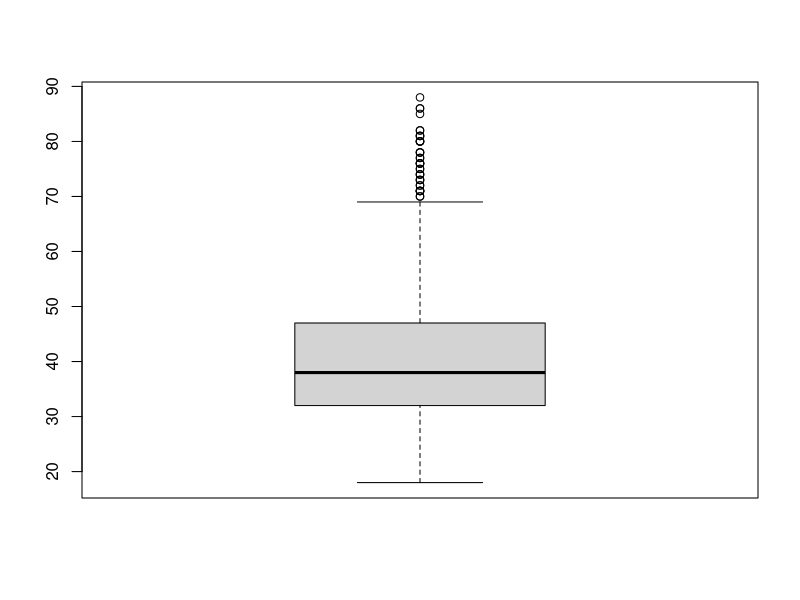
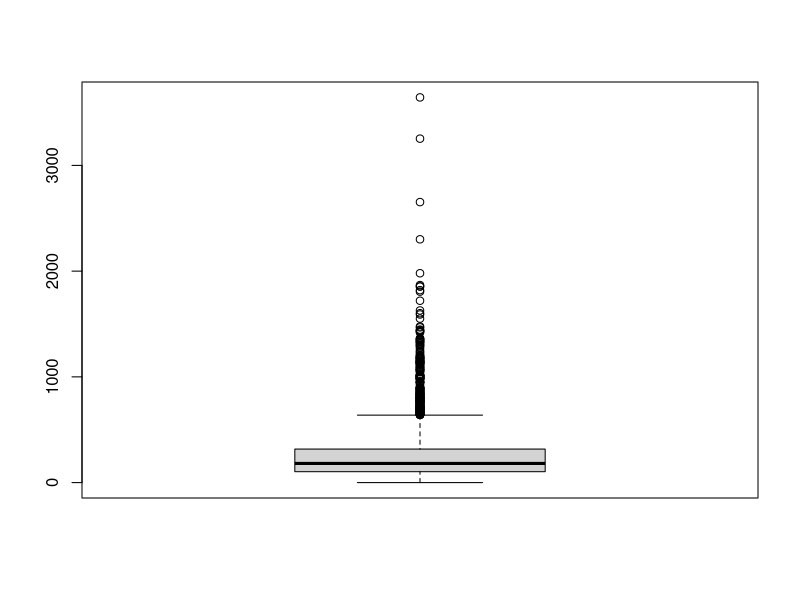
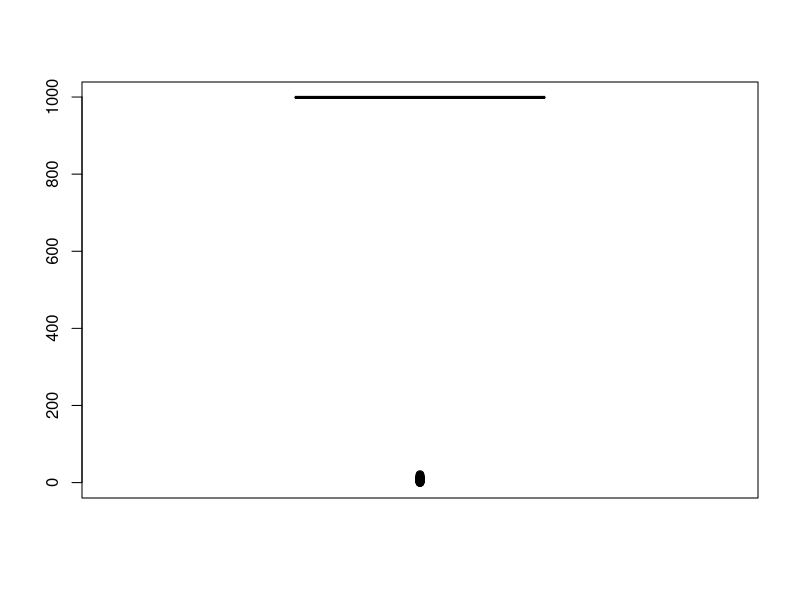
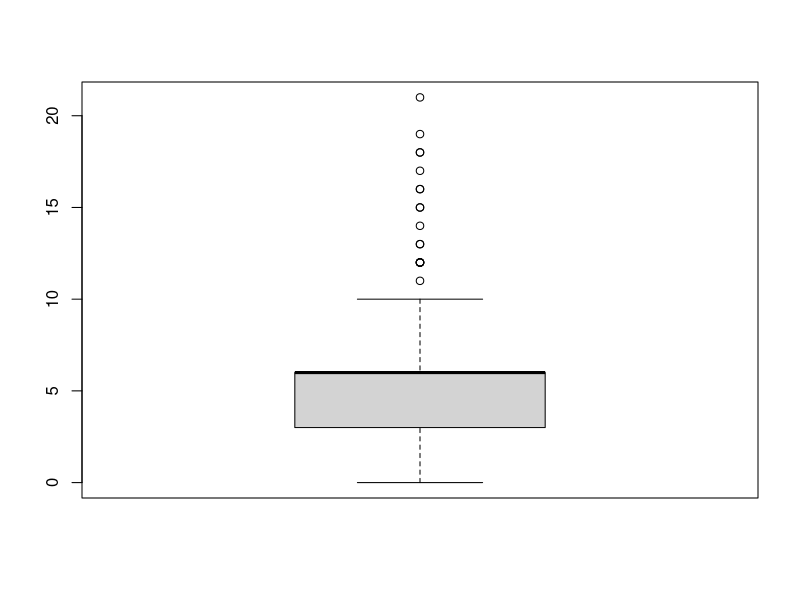
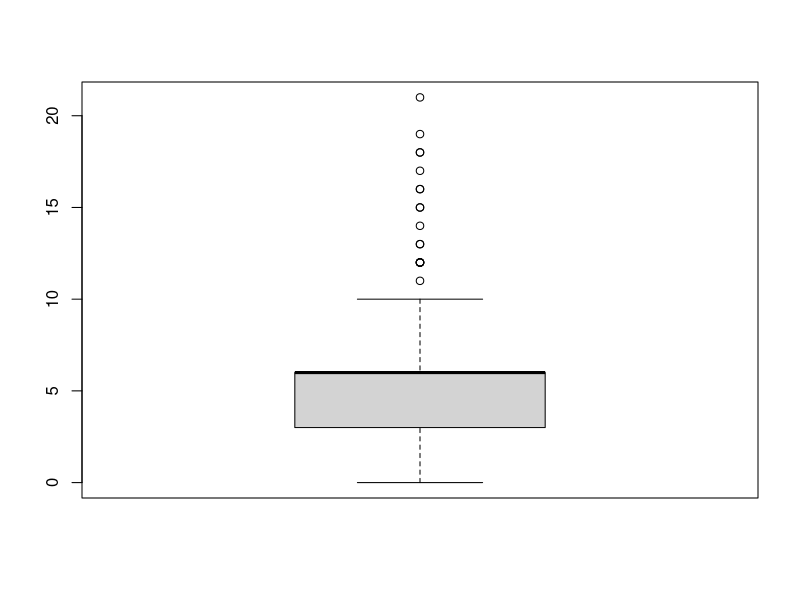
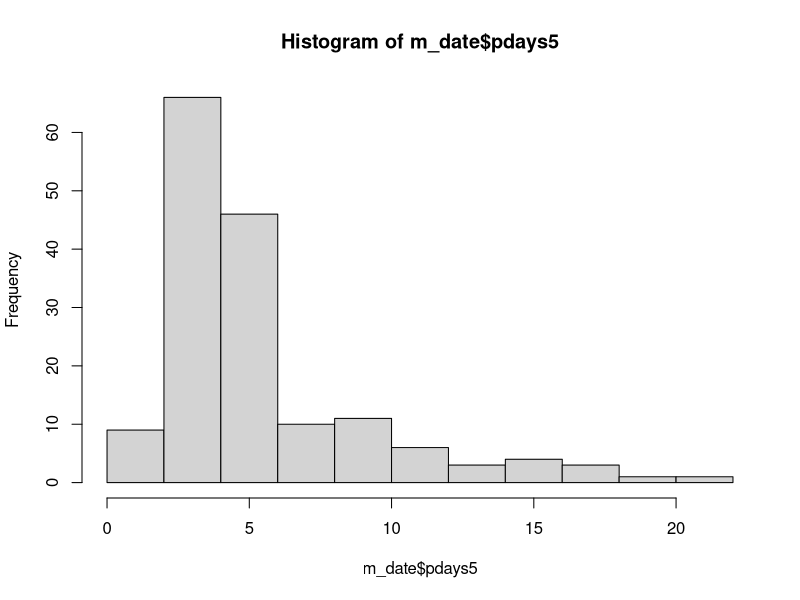
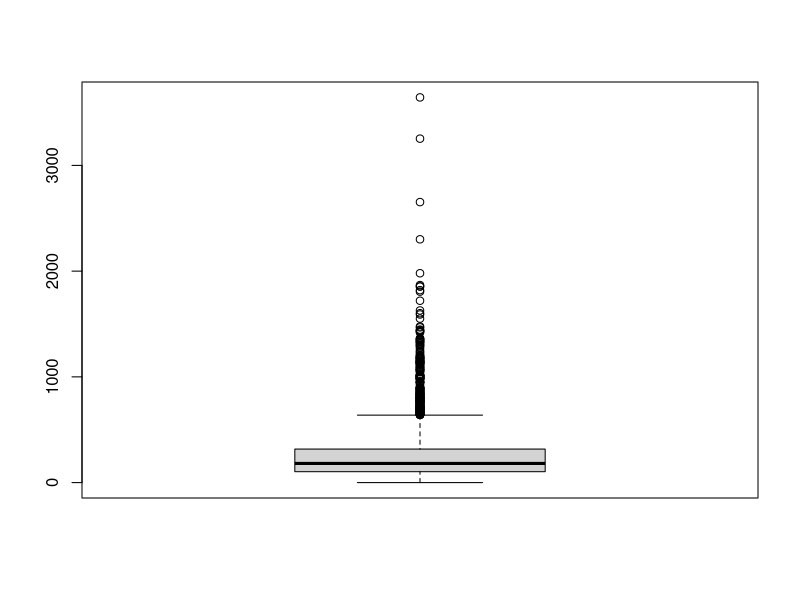
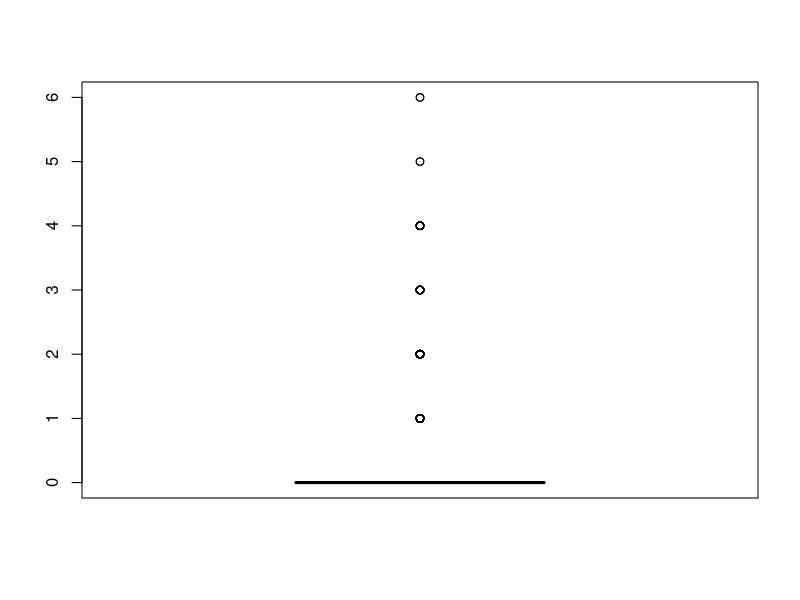

These figures' R source, in order:
## ---- chunk 1
library(tidyverse)
setwd("D:/SCHULE/visualisation/jun24_assignment")
## ---- chunk 2
m_date <- read.csv("MMA marketing_data_sample.csv",header = TRUE)
## ---- chunk 3
#Checking in with the first 10 records
m_date[1:10,]
## ---- chunk 4
#Structure of the dataset
str(m_date)
## ---- chunk 5
sum(is.na(m_date))


## ---- chunk 6
#Box plot for visualising outliers
boxplot(m_date$age)
#ggplot(m_date,mapping = aes(age)) + geom_boxplot()

## ---- chunk 7
boxplot(m_date$duration)
## ---- chunk 8
boxplot(m_date$pdays)
## ---- chunk 9
m_date <- mutate(m_date,pdays5 = ifelse(pdays == 999,'',pdays))

## ---- chunk 10
m_date$pdays5 <- as.numeric(m_date$pdays5)
## ---- chunk 11
boxplot(m_date$pdays5)
## ---- chunk 12
#m_date <- m_date %>% select(-c('pdays3', 'pdays4'))
m_date[0:10,]
## ---- chunk 13
m_date$pdays5
## ---- chunk 14
boxplot(m_date$pdays5)
hist(m_date$pdays5)
summary(m_date$pdays5)
## ---- chunk 15
boxplot(m_date$duration)
boxplot(m_date$previous)
boxplot(m_date$cons.conf.idx)
boxplot(m_date$euribor3m)
boxplot(m_date$nr.employed)
## ---- chunk 16
hist(m_date$previous)
## ---- chunk 17
#Numeric values statistics
m_date %>% summarize_if(is.numeric, mean)

## ---- chunk 18
m_date$job <- as.factor(m_date$job)
m_date$marital <- as.factor(m_date$marital)
m_date$k <- as.factor(m_date$k)
m_date$default <- as.factor(m_date$default)
m_date$housing <- as.factor(m_date$housing)
m_date$loan <- as.factor(m_date$loan)
m_date$contact <- as.factor(m_date$contact)
m_date$month <- as.factor(m_date$month)
m_date$day_of_week <- as.factor(m_date$day_of_week)
m_date$day_of_week <- as.factor(m_date$day_of_week)
m_date$poutcome <- as.factor(m_date$poutcome)
m_date$y <- as.factor(m_date$y)
m_date$pdays2 <- as.factor(m_date$pdays)

## ---- chunk 19
str(m_date)
## ---- chunk 20
plot(age ~ duration, data = m_date, col = "dodgerblue", pch = 20, cex = 1.5,
main = "age vs duration")
## ---- chunk 21
pairs(m_date)
## ---- chunk 22
 ggplot(m_date, mapping=(aes(y=job,fill=job))) + geom_bar() 
## ---- chunk 23
 ggplot(m_date, mapping=(aes(x=marital,fill=marital))) + geom_bar() 
## ---- chunk 24
ggplot(m_date, mapping=(aes(y=k,fill=k))) + geom_bar() 
## ---- chunk 25
m_date %>%  summarise_at(c("age"),sd)
## ---- chunk 26
view(m_date)
## ---- chunk 27
sapply(m_date, summary)
## ---- chunk 28
library(purrr)

m_date %>%  map(~summary(.))

## ---- chunk 29

x <- is.numeric(m_date)
view(x)
#summary(m_date[])
## ---- chunk 30
m_date_numeric <- select_if(m_date, is.numeric)  
summary(m_date_numeric)
## ---- chunk 31

m_date_categorical <- select_if(m_date, is.factor) 
summary(m_date_categorical)

## ---- chunk 32
plot(m_date_categorical$marital)

plot(m_date_categorical$day_of_week)
## ---- chunk 33
plot(m_date$y)
